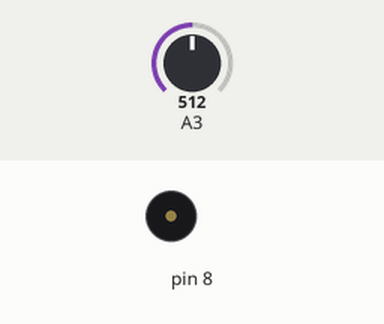
Bench run of a sketch on a simulated Arduino Uno, built with avr-gcc and run on an emulated ATmega328P. Shown: buzzer (waves = sounding). The test bench sets the inputs (shaded band); at power-on: A3 = 512.

Above: at 1.2 s.
1.3 s: A3 set to 790
2.8 s: A3 set to 813
At 3.05 s:
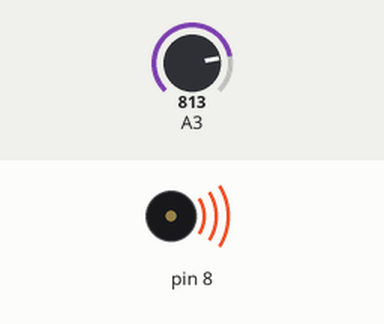
5.8 s: A3 set to 716
At 6.4 s:
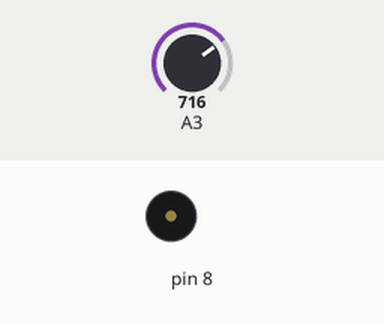
7.3 s: A3 set to 810
At 7.45 s:
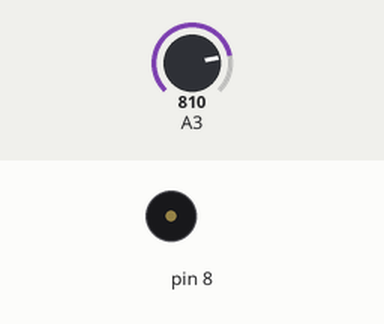
Timing chart, 0 to 11.3 s (numbered marks = the images above; inputs shaded):
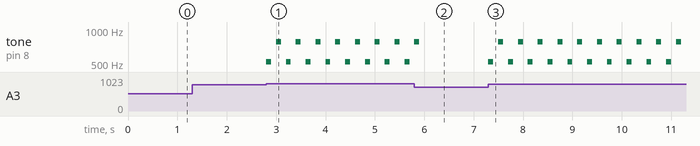

The sketch:

week10_3_arduino_analogRead_A3.ino
```cpp
//week10_3_arduino_analogRead_A3
//把Joystick 的 Y的線,經由麵包版幫忙,接到MAKERUNO 另一邊的A3
void setup() {
  // put your setup code here, to run once:
  pinMode(2, INPUT_PULLUP);
  //pinMode(3,INPUT);//有小蟲符號
  pinMode(8,OUTPUT);//發出聲音
}

void loop() {
  // put your main code here, to run repeatedly:
  int now = analogRead(A3);
  if(now > 800){//變高
    tone(8, 523, 100);// 發出523 的 do
    delay(200);
    tone(8, 784, 100);// 發出784 的 so
    delay(200);//等久一點
  }else if(now < 200){//變低
    tone(8, 784, 100);// 發出784 的 so
    delay(200);
    tone(8, 523, 100);// 發出523 的 do
    delay(200);
  }
}
```

Measured:
- the behaviour switches between 800 and 801 on A3 (found by bisection; images 0 and 1)
- after the input at 1.3 s, every drawn part: stays the same
- after the input at 2.8 s, tone on pin 8: silent → 523 Hz at once, then repeats every 0.40 s: silent 0.10 s, 784 Hz 0.10 s, silent 0.10 s, 523 Hz 0.10 s
- after the input at 5.8 s, tone on pin 8: goes on until 5.9 s, then stays silent
- after the input at 7.3 s, tone on pin 8: silent → 523 Hz at once, then repeats every 0.40 s: silent 0.10 s, 784 Hz 0.10 s, silent 0.10 s, 523 Hz 0.10 s
